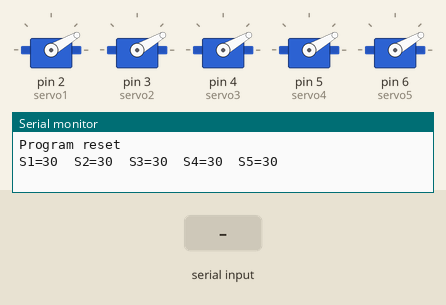
The sketch below on a simulated Arduino Uno, built with avr-gcc and run on an emulated ATmega328P. Shown: 5 × servo, the last lines printed to the serial monitor. The test bench sets the inputs (shaded band).

Above: at 2.7 s.
2.8 s: "m" received over Serial
At 3.5 s:
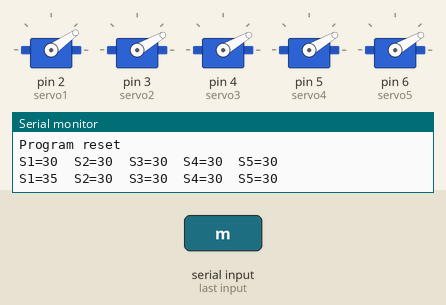
4.3 s: "m" received over Serial
At 4.6 s:
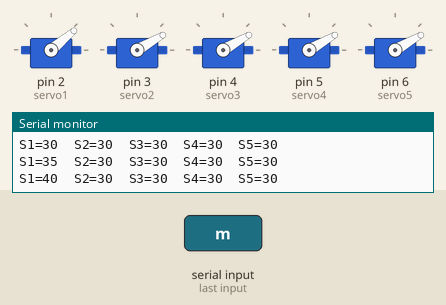
Timing chart, 0 to 7.3 s (numbered marks = the images above; inputs shaded):
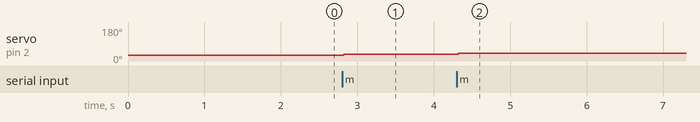

The sketch:

controle_de_servos.ino
```cpp
 #include <Servo.h>

char c;
int num_servo = 1;    // numero do servo ativo no momento
int ang_servo[6];     // guarda os angulos de cada servomotor
int ang_servo_ant;    // guarda o angulos anterior do servo que vai ser movimentado

Servo servo1;       // Controle de cinco servos (exemplo)
Servo servo2;
Servo servo3;
Servo servo4;
Servo servo5;

void setup() {
  Serial.begin(9600);
  Serial.println("Program reset");

  // Angulo inicial dos servos
  ang_servo[1] = 30;  // Servo 1
  ang_servo[2] = 30;  // Servo 2
  ang_servo[3] = 30;  // Servo 3
  ang_servo[4] = 30;  // Servo 4
  ang_servo[5] = 30;  // Servo 5

  servo1.attach(2);   // liga cada servo nos pinos do arduino
  servo2.attach(3);
  servo3.attach(4);
  servo4.attach(5);
  servo5.attach(6);

  servo1.write(ang_servo[1]);
  servo2.write(ang_servo[2]);
  servo3.write(ang_servo[3]);
  servo4.write(ang_servo[4]);
  servo5.write(ang_servo[5]);
  imprime_posicoes();
}

void loop() {
  if (Serial.available() > 0)
  {
    // read the incoming byte:
    char c = Serial.read();
    if(c == '1') {
      num_servo = 1;
      Serial.println("Servo1 ativo");
    }
    else if(c == '2') {
      num_servo = 2;
      Serial.println("Servo2 ativo");
    }
    else if(c == '3') {
      num_servo = 3;
      Serial.println("Servo3 ativo");
    }
    else if(c == '4') {
      num_servo = 4;
      Serial.println("Servo4 ativo");
    }
    else if(c == '5') {
      num_servo = 5;
      Serial.println("Servo5 ativo");
    }
    else if(c == 'm') {           // aumenta angulo do servo ativo
      ang_servo_ant = ang_servo[num_servo];
      ang_servo[num_servo] = ang_servo[num_servo] + 5;
      if(ang_servo[num_servo] >= 120)
        ang_servo[num_servo] = 120;   // limita em 180 graus
      move_servo(num_servo, ang_servo[num_servo], ang_servo_ant);
      imprime_posicoes();
    }
    else if(c == 'n') {           // diminui angulo do servo ativo
      ang_servo_ant = ang_servo[num_servo];
      ang_servo[num_servo] = ang_servo[num_servo] - 5;
      if(ang_servo[num_servo] < 0)
        ang_servo[num_servo] = 0;
      move_servo(num_servo, ang_servo[num_servo], ang_servo_ant);
      imprime_posicoes();
    }
  }
}

void move_servo(int num_servo, int ang_servo, int ang_servo_ant)
{
  while(1)
  {
    // incrementa/decrementa posicao
    if(ang_servo > ang_servo_ant)
      ang_servo_ant++;
    else if(ang_servo < ang_servo_ant)
      ang_servo_ant--;
    else break; // fim do movimento

    // novo passo do servo
    if(num_servo == 1)
    {
      servo1.write(ang_servo_ant);
      delay(5);  // delay em ms (ajuste da velocidade do servo)
    }
    else if(num_servo == 2)
    {
      servo2.write(ang_servo_ant);
      delay(10);  // delay em ms (ajuste da velocidade do servo)
    }
    else if(num_servo == 3)
    {
      servo3.write(ang_servo_ant);
      delay(10);  // delay em ms (ajuste da velocidade do servo)
    }
    else if(num_servo == 4)
    {
      servo4.write(ang_servo_ant);
      delay(10);  // delay em ms (ajuste da velocidade do servo)
    }
    else if(num_servo == 5)
    {
      servo5.write(ang_servo_ant);
      delay(10);    // delay em ms (ajuste da velocidade do servo)
    }
  }

}

void imprime_posicoes(void)
{
  Serial.print("S1=");
  Serial.print(ang_servo[1]);
  Serial.print("\t");

  Serial.print("S2=");
  Serial.print(ang_servo[2]);
  Serial.print("\t");

  Serial.print("S3=");
  Serial.print(ang_servo[3]);
  Serial.print("\t");

  Serial.print("S4=");
  Serial.print(ang_servo[4]);
  Serial.print("\t");

  Serial.print("S5=");
  Serial.println(ang_servo[5]);
}
```

Measured:
- after the input at 2.8 s, servo on pin 2 (servo1): 30° → 35° at once
- after the input at 4.3 s, servo on pin 2 (servo1): 35° → 40° at once
